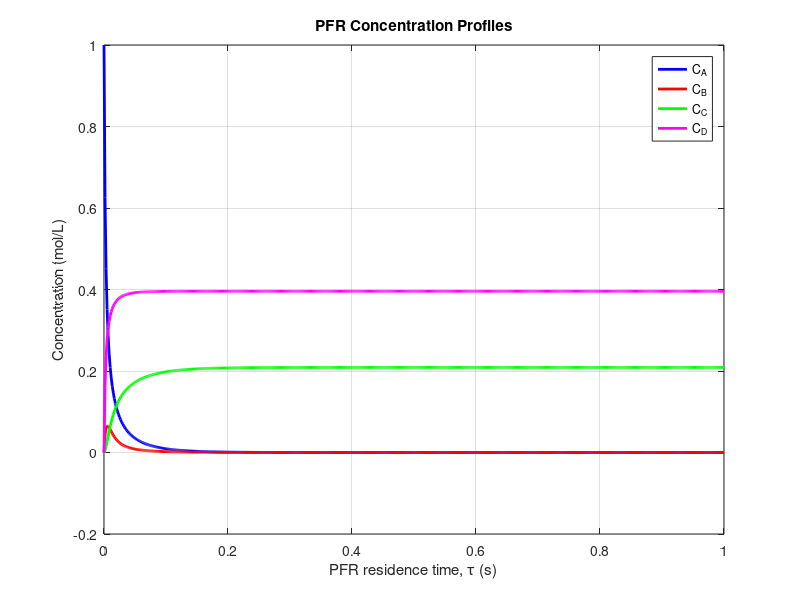
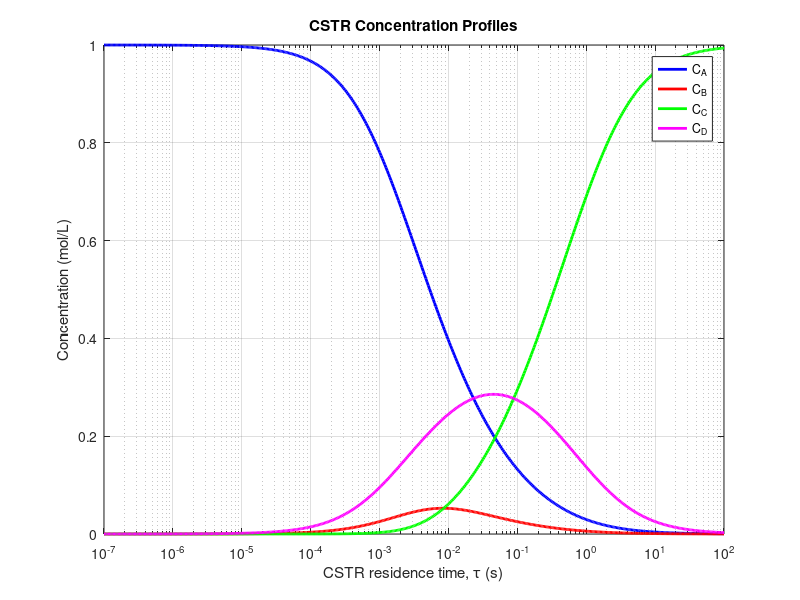
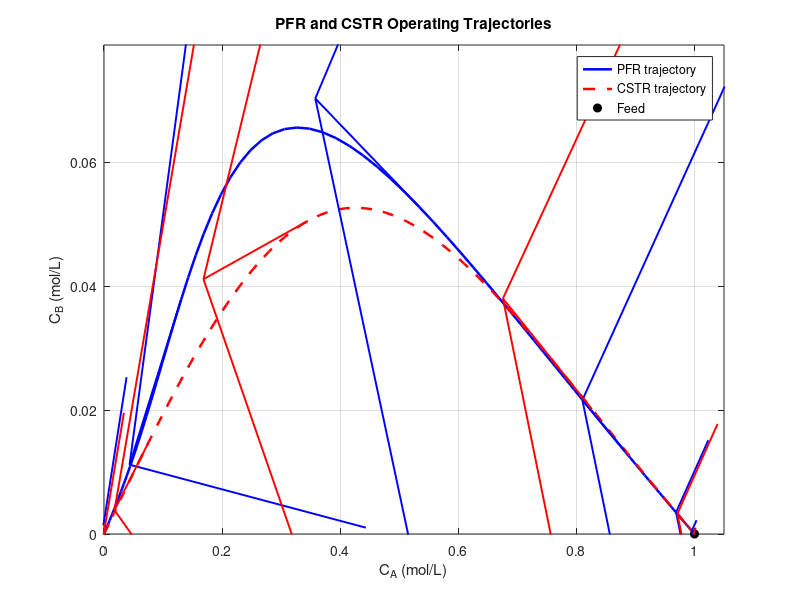
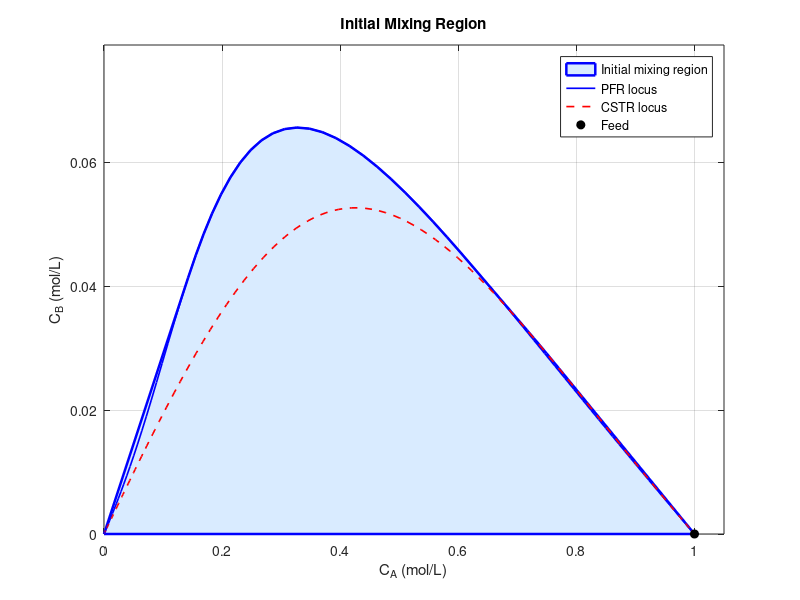

Here is the MATLAB script that generated these plots, in order:

function van_de_vusse_AR_final()

clc;
close all;
tStart = tic;

set(0,'DefaultFigureVisible','on');

%% ================= PARAMETERS =================

base = 39;
k_ref = base*[1 2 3 4];

T_ref = 350;
T = 350;

Ea = [40e3 50e3 60e3 45e3];
Rg = 8.314;

k = k_ref .* exp(-Ea/Rg .* (1/T - 1/T_ref));

k1 = k(1);
k2 = k(2);
k3 = k(3);

m4 = 2;
k4e = m4*k(4);

CA0 = 1;
CB0 = 0;

rhs = @(t,C) [-k1*C(1)+k2*C(2)-k4e*C(1)^2;
                k1*C(1)-(k2+k3)*C(2)];

cstr = @(tau,CAin,CBin) ...
    cstr_general(tau,k1,k2,k3,k4e,CAin,CBin);

%% ================= SETTINGS =================

tauLim = [1e-7 1e2];
tauEnd = 1;

Nb = 250;
Ng = 15;
nTau = 60;
nT = 40;

maxIter = 20;

tol.area = 1e-5;
tol.ext = 1e-4;
tol.clos = 1e-4;
tol.BC = 1e-3;

hmax = 1e-3;

pfrB = @(X0,tt) pfr_batch(k1,k2,k3,k4e,X0,tt,hmax);

%% ================= INITIAL SEED =================

fprintf('\nBuilding initial reactor loci...\n');

tgFine = [0 logspace(-6,log10(tauEnd),150)];

Cf = pfrB([CA0 CB0],tgFine);

nSeed = 300;

tauSeed = logspace(log10(tauLim(1)), ...
                   log10(tauLim(2)),nSeed);

[CAs,CBs] = cstr(tauSeed,CA0,CB0);

pts = [Cf; CAs(:) CBs(:); CA0 CB0; 0 0];

P = hull_pts(pts);

% Save initial mixing region
P0 = P;

% Placeholder for region after first iteration
Pafter1 = P0;

%% ================= AR CONSTRUCTION =================

fprintf('\nStarting attainable-region construction...\n');

tau_c = logspace(log10(tauLim(1)), ...
                 log10(tauLim(2)),nTau);

tg = [0 logspace(-5,log10(tauEnd),nT)];

areaOld = polyarea(P(:,1),P(:,2));

hist = zeros(maxIter,3);
converged = false;

for iter = 1:maxIter

    B = resample_boundary(P,Nb);
    G = interior_grid(P,Ng);

    S = [B;G];

    % PFR outputs
    newP = pfrB(S,tg);

    % CSTR outputs
    [CAc,CBc] = cstr(tau_c,S(:,1),S(:,2));

    newC = [CAc(:) CBc(:)];

    % New reactor-output hull
    new = hull_pts([newP;newC]);

    % Extension beyond old region
    ext = max_violation(new,P);

    % Mixing closure
    P = hull_pts([P(1:end-1,:);new]);

    % Save region after first iteration
    if iter == 1
        Pafter1 = P;
    end

    areaNew = polyarea(P(:,1),P(:,2));

    relArea = abs(areaNew-areaOld)/max(areaNew,eps);

    hist(iter,:) = [areaNew relArea ext];

    fprintf(['Iteration %2d: Area = %.8f, ' ...
             'Relative change = %.2e, Extension = %.2e\n'], ...
             iter,areaNew,relArea,ext);

    areaOld = areaNew;

    if relArea < tol.area && ext < tol.ext

        converged = true;
        hist = hist(1:iter,:);
        break;

    end

end

if ~converged

    hist = hist(1:iter,:);

    warning('Construction did not meet both convergence tolerances.');

end

%% ================= INITIAL VS UPDATED AREA =================

area0 = polyarea(P0(:,1),P0(:,2));
area1 = polyarea(Pafter1(:,1),Pafter1(:,2));

fprintf('\n============================================\n');
fprintf('       INITIAL VS UPDATED MIXING REGION\n');
fprintf('============================================\n');

fprintf('Initial area        = %.10f\n',area0);
fprintf('After first update  = %.10f\n',area1);
fprintf('Area increase       = %.10e\n',area1-area0);

if area0 > 0
    fprintf('Percentage increase = %.6f %%\n', ...
        100*(area1-area0)/area0);
end

fprintf('Initial vertices    = %d\n',size(P0,1)-1);
fprintf('Updated vertices    = %d\n',size(Pafter1,1)-1);

%% ================= CLOSURE VERIFICATION =================

fprintf('\nPerforming closure verification...\n');

rng(2);

nV = size(P,1)-1;

Vx = P(1:end-1,1);
Vy = P(1:end-1,2);

nRandom = 500;

idx = randi(nV,nRandom,3);

W = -log(rand(nRandom,3));
W = W./sum(W,2);

Xr = [sum(W.*Vx(idx),2), ...
      sum(W.*Vy(idx),2)];

Xc = [interior_grid(P,25);
      resample_boundary(P,300);
      Xr;
      CA0 CB0;
      0 0];

Xp = [interior_grid(P,12);
      resample_boundary(P,100);
      Xr(1:200,:)];

% CSTR verification
tauV = logspace(log10(tauLim(1)), ...
                log10(tauLim(2)),301);

[CAv,CBv] = cstr(tauV,Xc(:,1),Xc(:,2));

Qc = [CAv(:) CBv(:)];

extC = max_violation(Qc,P);

% PFR verification
tVerify = [0 logspace(-5,log10(tauEnd),100)];

Qp = pfrB(Xp,tVerify);

extP = max_violation(Qp,P);

fprintf('CSTR closure violation = %.3e\n',extC);
fprintf('PFR closure violation  = %.3e\n',extP);

%% ================= BOUNDARY DIAGNOSTIC =================

fprintf('\nCalculating boundary-vector diagnostic...\n');

worst = -inf;

for e = 1:size(P,1)-1

    d = P(e+1,:)-P(e,:);

    if norm(d)<1e-12
        continue;
    end

    nrm = [d(2) -d(1)]/norm(d);

    if abs(nrm(1))>0.999 && P(e,1)<1e-9
        continue;
    end

    if abs(nrm(2))>0.999 && P(e,2)<1e-9
        continue;
    end

    for t = linspace(0.05,0.95,8)

        x = P(e,:)+t*d;

        f = rhs(0,x(:));

        outward = dot(f,nrm)/max(norm(f),1e-12);

        worst = max(worst,outward);

    end

end

if ~isfinite(worst)
    worst = inf;
end

%% ================= FINAL RESULTS =================

area = polyarea(P(:,1),P(:,2));

[CBmax,im] = max(P(:,2));
CAatCBmax = P(im,1);

fprintf('\n');
fprintf('============================================\n');
fprintf('       FINAL ATTAINABLE REGION RESULTS\n');
fprintf('============================================\n');

fprintf('Temperature           : %.2f K\n',T);

fprintf('k1                    : %.4f\n',k1);
fprintf('k2                    : %.4f\n',k2);
fprintf('k3                    : %.4f\n',k3);
fprintf('k4                    : %.4f\n',k(4));

fprintf('Region area           : %.8f (mol/L)^2\n',area);

fprintf('Maximum CB            : %.6f mol/L\n',CBmax);
fprintf('CA at maximum CB      : %.6f mol/L\n',CAatCBmax);

fprintf('Boundary vertices     : %d\n',size(P,1)-1);

fprintf('Construction converged: %d\n',converged);

fprintf('CSTR closure violation: %.3e\n',extC);
fprintf('PFR closure violation : %.3e\n',extP);

fprintf('Boundary diagnostic   : %.3e\n',worst);

ok = converged && ...
     max(extC,extP)<tol.clos && ...
     worst<tol.BC;

if ok
    fprintf('\nVERDICT: All specified numerical checks passed.\n');
else
    fprintf('\nVERDICT: One or more numerical checks failed.\n');
end

fprintf('Total execution time: %.2f seconds\n',toc(tStart));

%% =========================================================
% CALCULATE FOUR-SPECIES CONCENTRATION PROFILES
% These calculations do not modify the AR construction.
%% =========================================================

fprintf('\nCalculating four-species concentration profiles...\n');

% PFR profiles
tau_pfr = linspace(0,tauEnd,600);

[~,Cp] = ode45( ...
    @(t,C) full_rhs(t,C,k1,k2,k3,k(4)), ...
    tau_pfr,[CA0;CB0;0;0]);

% CSTR profiles
tau_cstr_profile = logspace( ...
    log10(tauLim(1)),log10(tauLim(2)),500);

[CAc_profile,CBc_profile] = cstr( ...
    tau_cstr_profile,CA0,CB0);

% CSTR product balances
CCc_profile = tau_cstr_profile(:).*k3.*CBc_profile(:);

CDc_profile = tau_cstr_profile(:).*k(4).*CAc_profile(:).^2;

%% ================= COMMON PLOT LIMITS =================

xmax = 1.05*CA0;
ymax = max(1.2*CBmax,0.05);

%% ================= PLOT 1: PFR PROFILES =================

f1 = figure(1);
clf(f1);
set(f1,'Color','w','Visible','on');

ax1 = axes('Parent',f1);

plot(ax1,tau_pfr,Cp(:,1),'b-','LineWidth',2);
hold(ax1,'on');

plot(ax1,tau_pfr,Cp(:,2),'r-','LineWidth',2);
plot(ax1,tau_pfr,Cp(:,3),'g-','LineWidth',2);
plot(ax1,tau_pfr,Cp(:,4),'m-','LineWidth',2);

xlabel(ax1,'PFR residence time, \tau (s)');
ylabel(ax1,'Concentration (mol/L)');

title(ax1,'PFR Concentration Profiles');

legend(ax1,'C_A','C_B','C_C','C_D', ...
    'Location','best');

grid(ax1,'on');
box(ax1,'on');

%% ================= PLOT 2: CSTR PROFILES =================

f2 = figure(2);
clf(f2);
set(f2,'Color','w','Visible','on');

ax2 = axes('Parent',f2);

semilogx(ax2,tau_cstr_profile,CAc_profile,'b-','LineWidth',2);
hold(ax2,'on');

semilogx(ax2,tau_cstr_profile,CBc_profile,'r-','LineWidth',2);
semilogx(ax2,tau_cstr_profile,CCc_profile,'g-','LineWidth',2);
semilogx(ax2,tau_cstr_profile,CDc_profile,'m-','LineWidth',2);

xlabel(ax2,'CSTR residence time, \tau (s)');
ylabel(ax2,'Concentration (mol/L)');

title(ax2,'CSTR Concentration Profiles');

legend(ax2,'C_A','C_B','C_C','C_D', ...
    'Location','best');

grid(ax2,'on');
box(ax2,'on');

%% ================= PLOT 3: OPERATING TRAJECTORIES =================

f3 = figure(3);
clf(f3);
set(f3,'Color','w','Visible','on');

ax3 = axes('Parent',f3);

plot(ax3,Cf(:,1),Cf(:,2),'b-','LineWidth',1.8);
hold(ax3,'on');

plot(ax3,CAs(:),CBs(:),'r--','LineWidth',1.8);

plot(ax3,CA0,CB0,'ko','MarkerFaceColor','k');

% Direction arrows along increasing residence time
add_curve_arrows(ax3,Cf,'b',8);

CSTRpoints = [CAs(:) CBs(:)];

add_curve_arrows(ax3,CSTRpoints,'r',8);

xlabel(ax3,'C_A (mol/L)');
ylabel(ax3,'C_B (mol/L)');

title(ax3,'PFR and CSTR Operating Trajectories');

legend(ax3,'PFR trajectory','CSTR trajectory', ...
    'Feed','Location','best');

xlim(ax3,[0 xmax]);
ylim(ax3,[0 ymax]);

grid(ax3,'on');
box(ax3,'on');

%% ================= PLOT 4: INITIAL MIXING REGION =================

f4 = figure(4);
clf(f4);
set(f4,'Color','w','Visible','on');

ax4 = axes('Parent',f4);

fill(ax4,P0(:,1),P0(:,2),[0.85 0.92 1], ...
    'EdgeColor','b','LineWidth',1.8);

hold(ax4,'on');

plot(ax4,Cf(:,1),Cf(:,2),'b-','LineWidth',1.2);
plot(ax4,CAs(:),CBs(:),'r--','LineWidth',1.2);

plot(ax4,CA0,CB0,'ko','MarkerFaceColor','k');

xlabel(ax4,'C_A (mol/L)');
ylabel(ax4,'C_B (mol/L)');

title(ax4,'Initial Mixing Region');

legend(ax4,'Initial mixing region','PFR locus', ...
    'CSTR locus','Feed','Location','best');

xlim(ax4,[0 xmax]);
ylim(ax4,[0 ymax]);

grid(ax4,'on');
box(ax4,'on');

%% ================= PLOT 5: UPDATED MIXING REGION =================

f5 = figure(5);
clf(f5);
set(f5,'Color','w','Visible','on');

ax5 = axes('Parent',f5);

fill(ax5,Pafter1(:,1),Pafter1(:,2),[0.85 0.92 1], ...
    'EdgeColor','b','LineWidth',1.8);

hold(ax5,'on');

plot(ax5,P0(:,1),P0(:,2),'r--','LineWidth',1.5);

xlabel(ax5,'C_A (mol/L)');
ylabel(ax5,'C_B (mol/L)');

title(ax5,'Updated Mixing Region After First Iteration');

legend(ax5,'Updated mixing region','Initial mixing region', ...
    'Location','best');

xlim(ax5,[0 xmax]);
ylim(ax5,[0 ymax]);

grid(ax5,'on');
box(ax5,'on');

%% ================= PLOT 6: FINAL ATTAINABLE REGION =================

f6 = figure(6);
clf(f6);
set(f6,'Color','w','Visible','on');

ax6 = axes('Parent',f6);

plot(ax6,P(:,1),P(:,2),'k-','LineWidth',2);
hold(ax6,'on');

plot(ax6,Cf(:,1),Cf(:,2),'b-','LineWidth',1.8);

plot(ax6,CAs(:),CBs(:),'r--','LineWidth',1.8);

plot(ax6,CA0,CB0,'ko','MarkerFaceColor','k');

plot(ax6,CAatCBmax,CBmax,'gp', ...
    'MarkerFaceColor','g','MarkerSize',10);

% Direction arrows on reactor trajectories
add_curve_arrows(ax6,Cf,'b',8);

add_curve_arrows(ax6,CSTRpoints,'r',8);

xlabel(ax6,'C_A (mol/L)');
ylabel(ax6,'C_B (mol/L)');

title(ax6,'Final Van de Vusse Attainable Region');

legend(ax6,'Attainable region','PFR locus','CSTR locus', ...
    'Feed','Maximum C_B','Location','best');

xlim(ax6,[0 xmax]);
ylim(ax6,[0 ymax]);

grid(ax6,'on');
box(ax6,'on');

%% ================= PLOT 7: CONVERGENCE =================

f7 = figure(7);
clf(f7);
set(f7,'Color','w','Visible','on');

ax7 = axes('Parent',f7);

iterations = 1:size(hist,1);

plot(ax7,iterations,hist(:,2),'bo-', ...
    'LineWidth',1.5,'MarkerFaceColor','b');

hold(ax7,'on');

plot(ax7,iterations,hist(:,3),'rs-', ...
    'LineWidth',1.5,'MarkerFaceColor','r');

xlabel(ax7,'Iteration');
ylabel(ax7,'Value');

title(ax7,'Attainable Region Convergence');

legend(ax7,'Relative area change','Boundary extension');

grid(ax7,'on');
box(ax7,'on');

drawnow;

fprintf('\nAll calculations and figures displayed.\n');

end


%% ============================================================
% FOUR-SPECIES PFR DIFFERENTIAL EQUATIONS
%% ============================================================

function dC = full_rhs(~,C,k1,k2,k3,k4)

CA = C(1);
CB = C(2);

dC = zeros(4,1);

dC(1) = -k1*CA+k2*CB-2*k4*CA^2;
dC(2) = k1*CA-(k2+k3)*CB;
dC(3) = k3*CB;
dC(4) = k4*CA^2;

end


%% ============================================================
%                     ORIGINAL LOCAL FUNCTIONS
%% ============================================================

function Q = pfr_batch(k1,k2,k3,k4e,X0,tt,hmax)

if isvector(X0)
    X0 = reshape(X0,1,2);
end

N = size(X0,1);
nt = numel(tt);

blk = 1000;

Q = zeros(N*nt,2);
pos = 0;

for ib = 1:blk:N

    X = X0(ib:min(ib+blk-1,N),:);

    n = size(X,1);

    Qb = zeros(n*nt,2);

    Qb(1:n,:) = X;

    for j = 2:nt

        dt = tt(j)-tt(j-1);

        ns = max(1,ceil(dt/hmax));

        h = dt/ns;

        for s = 1:ns

            K1 = rate(X,k1,k2,k3,k4e);

            K2 = rate(X+0.5*h*K1,k1,k2,k3,k4e);

            K3 = rate(X+0.5*h*K2,k1,k2,k3,k4e);

            K4 = rate(X+h*K3,k1,k2,k3,k4e);

            X = X+(h/6)*(K1+2*K2+2*K3+K4);

            if any(X(:)<-1e-8)
                error('RK4 generated significantly negative concentrations.');
            end

            X(X<0) = 0;

        end

        rows = (j-1)*n+(1:n);

        Qb(rows,:) = X;

    end

    m = n*nt;

    Q(pos+1:pos+m,:) = Qb;

    pos = pos+m;

end

Q = Q(1:pos,:);

end


function F = rate(X,k1,k2,k3,k4e)

CA = X(:,1);
CB = X(:,2);

dCA = -k1*CA+k2*CB-k4e*CA.^2;

dCB = k1*CA-(k2+k3)*CB;

F = [dCA dCB];

end


function [CA,CB] = cstr_general(tau,k1,k2,k3,k4e,CAin,CBin)

den = 1+(k2+k3)*tau;

alpha = k1*tau./den;

beta = CBin./den;

a = k4e*tau;

b = 1+tau.*(k1-k2*alpha);

c = CAin+tau*k2.*beta;

CA = 2*c./(b+sqrt(b.^2+4*a.*c));

CB = beta+alpha.*CA;

end


function H = hull_pts(Q)

if isempty(Q)
    H = zeros(0,2);
    return;
end

blk = 1e5;

H = zeros(0,2);

for i = 1:blk:size(Q,1)

    q = Q(i:min(i+blk-1,size(Q,1)),:);

    q = try_hull(q);

    H = [H;q];

end

H = try_hull(H);

end


function q = try_hull(q)

if size(q,1)>=3

    try
        K = convhull(q(:,1),q(:,2));
        q = q(K,:);
    catch
    end

end

end


function G = interior_grid(P,N)

[gx,gy] = meshgrid( ...
    linspace(min(P(:,1)),max(P(:,1)),N), ...
    linspace(min(P(:,2)),max(P(:,2)),N));

in = inpolygon(gx(:),gy(:),P(:,1),P(:,2));

G = [gx(in) gy(in)];

end


function B = resample_boundary(P,Nb)

seg = sqrt(sum(diff(P).^2,2));

s = [0;cumsum(seg)];

[s,iu] = unique(s);

Pu = P(iu,:);

if numel(s)<2 || s(end)<=0
    B = P(1:end-1,:);
    return;
end

sq = linspace(0,s(end),Nb+1);

sq(end) = [];

B = [interp1(s,Pu(:,1),sq(:)), ...
     interp1(s,Pu(:,2),sq(:))];

B = unique([B;P(1:end-1,:)],'rows');

end


function v = max_violation(Q,P)

Qh = hull_pts(Q);

if isempty(Qh)
    v = 0;
    return;
end

out = ~inpolygon(Qh(:,1),Qh(:,2),P(:,1),P(:,2));

v = 0;

if any(out)
    v = max(dist_to_polygon(Qh(out,:),P));
end

end


function d = dist_to_polygon(Q,P)

d = inf(size(Q,1),1);

for e = 1:size(P,1)-1

    A = P(e,:);
    B = P(e+1,:);

    AB = B-A;

    L2 = max(AB*AB',1e-24);

    t = ((Q(:,1)-A(1))*AB(1)+ ...
         (Q(:,2)-A(2))*AB(2))/L2;

    t = min(max(t,0),1);

    d = min(d,hypot( ...
        Q(:,1)-(A(1)+t*AB(1)), ...
        Q(:,2)-(A(2)+t*AB(2))));

end

end


%% ============================================================
% DIRECTION ARROWS ALONG OPERATING TRAJECTORIES
%% ============================================================

function add_curve_arrows(ax,X,color,nArrows)

X = X(all(isfinite(X),2),:);

if size(X,1)<5
    return;
end

idx = round(linspace(3,size(X,1)-2,nArrows));

dX = X(idx+1,:)-X(idx-1,:);

quiver(ax, ...
    X(idx,1),X(idx,2), ...
    dX(:,1),dX(:,2), ...
    0.5, ...
    'Color',color, ...
    'LineWidth',1.4, ...
    'MaxHeadSize',2.5);

end
